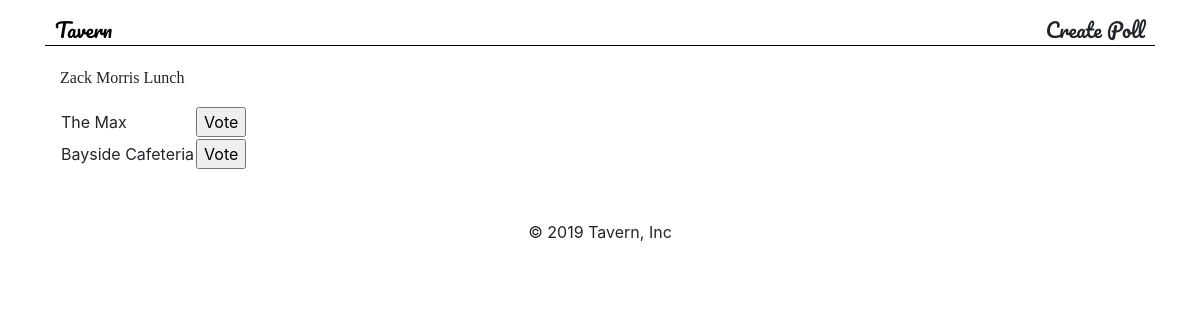
Page /1/ on the earlier database version.
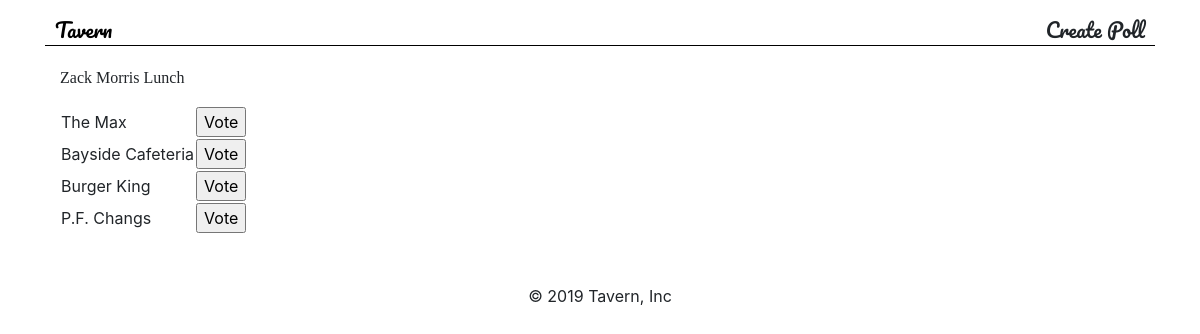
Same page on the later database version.
### tavern/models.py (models this page shows, shortened)
class Location(models.Model):
    lunch = models.ForeignKey('tavern.Lunch', on_delete=models.CASCADE, null=True)
    restaurant_suggestions = models.CharField(max_length=100, null=True)
    votes = models.IntegerField(default=0)

### tavern/views.py (the view)
# urls.py: path('<int:pk>/', views.DetailView.as_view(), name='detail'),
class DetailView(TemplateView):
    template_name = 'detail.html'
    def get_context_data(self, **kwargs):
        lunch_pk = self.kwargs.get('pk')
        lunch = Lunch.objects.get(pk=lunch_pk)
        locations = Location.objects.filter(lunch__pk=lunch_pk)
        context = {
            'locations': locations,
            'lunch': lunch
        }
        return context

### tavern/templates/detail.html (shortened to what this page needs)
{% extends 'base.html' %}
{% block content %}
   <p class="lunch-name"> {{ lunch.nickname }}</p>
<table>
    {% for location in locations %}
     <tr>
        <td class="lunch-suggestions">{{ location.restaurant_suggestions }}</td>
         <td>
             <form action="{% url 'tavern:vote' lunch.id %}" method="post">
                 <input type="submit" name="submit_button" value="Vote">
             </form>
         </td>
     </tr>
    {% endfor %}
</table>
{% endblock %}

Differences in the rows shown:
added Location: restaurant_suggestions "Burger King"
added Location: restaurant_suggestions "P.F. Changs"
